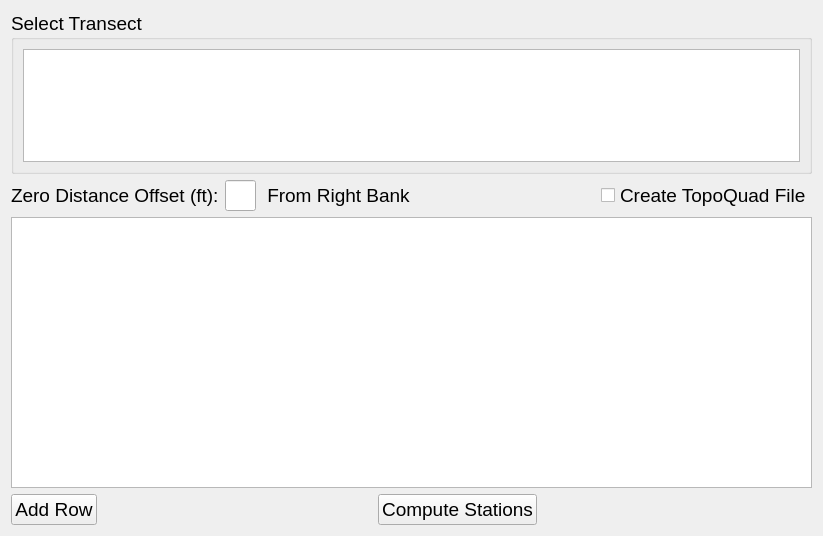
      <widget class="QWidget" name="tab_edi">
       <attribute name="title">
        <string>EDI</string>
       </attribute>
       <layout class="QGridLayout" name="gridLayout_44">
        <item row="0" column="0">
         <layout class="QVBoxLayout" name="verticalLayout_65" stretch="3,1,5,1">
          <item>
           <widget class="QGroupBox" name="gb_edi_transect">
            <property name="font">
             <font>
              <pointsize>14</pointsize>
             </font>
            </property>
            <property name="title">
             <string>Select Transect</string>
            </property>
            <layout class="QGridLayout" name="gridLayout">
             <item row="0" column="0">
              <widget class="QTableWidget" name="tbl_edi_transect">
               <property name="font">
                <font>
                 <pointsize>14</pointsize>
                </font>
               </property>
              </widget>
             </item>
            </layout>
           </widget>
          </item>
          <item>
           <layout class="QHBoxLayout" name="horizontalLayout_66" stretch="1,1,1,6,1">
            <item>
             <widget class="QLabel" name="txt_edi_offset">
              <property name="font">
               <font>
                <pointsize>14</pointsize>
               </font>
              </property>
              <property name="text">
               <string>Zero Distance Offset (ft):</string>
              </property>
             </widget>
            </item>
            <item>
             <widget class="QLineEdit" name="edi_offset">
              <property name="font">
               <font>
                <pointsize>14</pointsize>
               </font>
              </property>
              <property name="inputMethodHints">
               <set>Qt::ImhDigitsOnly</set>
              </property>
             </widget>
            </item>
            <item>
             <widget class="QLabel" name="txt_edi_bank">
              <property name="font">
               <font>
                <pointsize>14</pointsize>
               </font>
              </property>
              <property name="text">
               <string> From Right Bank</string>
              </property>
             </widget>
            </item>
            <item>
             <spacer name="horizontalSpacer_5">
              <property name="orientation">
               <enum>Qt::Horizontal</enum>
              </property>
              <property name="sizeHint" stdset="0">
               <size>
                <width>40</width>
                <height>20</height>
               </size>
              </property>
             </spacer>
            </item>
            <item>
             <widget class="QCheckBox" name="cb_edi_topoquad">
              <property name="font">
               <font>
                <pointsize>14</pointsize>
               </font>
              </property>
              <property name="text">
               <string>Create TopoQuad File</string>
              </property>
             </widget>
            </item>
           </layout>
          </item>
          <item>
           <widget class="QTableWidget" name="tbl_edi_results">
            <property name="font">
             <font>
              <pointsize>14</pointsize>
             </font>
            </property>
            <property name="inputMethodHints">
             <set>Qt::ImhDigitsOnly</set>
            </property>
            <property name="rowCount">
             <number>0</number>
            </property>
            <property name="columnCount">
             <number>0</number>
            </property>
           </widget>
          </item>
          <item>
           <layout class="QHBoxLayout" name="horizontalLayout_67">
            <item>
             <widget class="QPushButton" name="pb_edi_add_row">
              <property name="font">
               <font>
                <pointsize>14</pointsize>
               </font>
              </property>
              <property name="text">
               <string>Add Row</string>
              </property>
             </widget>
            </item>
            <item>
             <spacer name="horizontalSpacer_2">
              <property name="orientation">
               <enum>Qt::Horizontal</enum>
              </property>
              <property name="sizeHint" stdset="0">
               <size>
                <width>40</width>
                <height>20</height>
               </size>
              </property>
             </spacer>
            </item>
            <item>
             <widget class="QPushButton" name="pb_edi_compute">
              <property name="font">
               <font>
                <pointsize>14</pointsize>
               </font>
              </property>
              <property name="text">
               <string>Compute Stations</string>
              </property>
             </widget>
            </item>
            <item>
             <spacer name="horizontalSpacer_4">
              <property name="orientation">
               <enum>Qt::Horizontal</enum>
              </property>
              <property name="sizeHint" stdset="0">
               <size>
                <width>40</width>
                <height>20</height>
               </size>
              </property>
             </spacer>
            </item>
           </layout>
          </item>
         </layout>
        </item>
       </layout>
      </widget>
